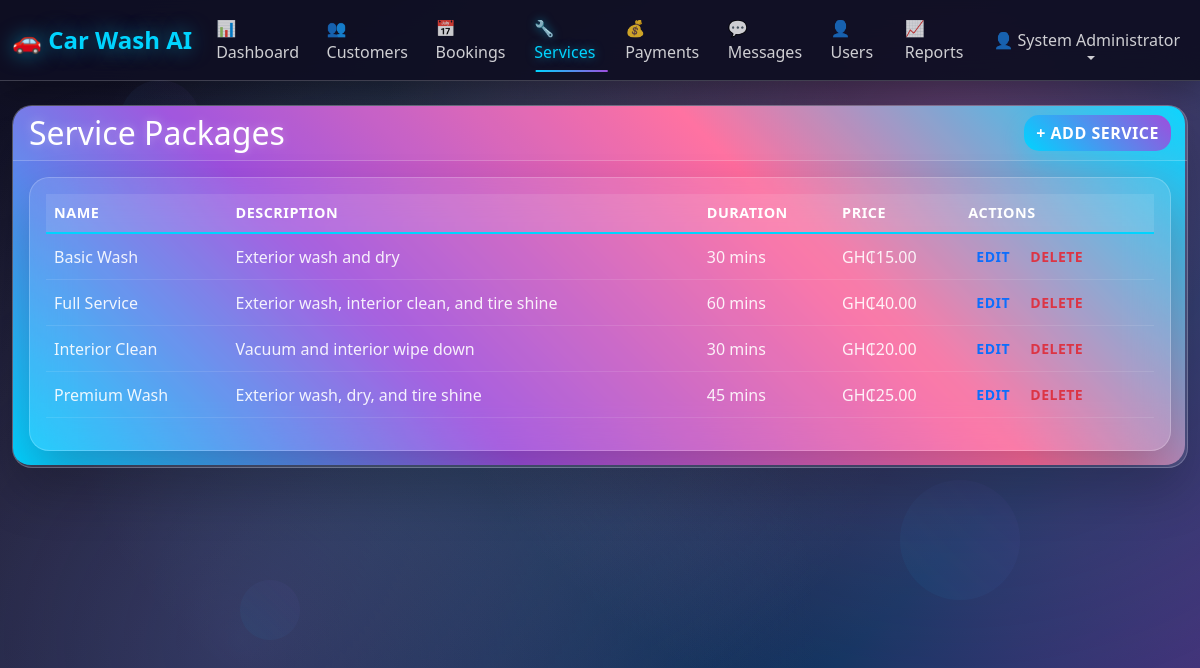
Screenshot of /services.php (signed in) with the database file from the repository.
### tables this page shows
CREATE TABLE services (
    id INT PRIMARY KEY AUTO_INCREMENT,
    service_name VARCHAR(100) NOT NULL,
    description TEXT,
    price DECIMAL(10,2) NOT NULL,
    duration_minutes INT DEFAULT 30,
    is_active BOOLEAN DEFAULT TRUE,
    created_at TIMESTAMP DEFAULT CURRENT_TIMESTAMP,
    updated_at TIMESTAMP DEFAULT CURRENT_TIMESTAMP ON UPDATE CURRENT_TIMESTAMP
);

### config/database.php (called while the page is built, shortened)
<?php
function getDBConnection() {
    try {
        $dsn = "mysql:host=" . DB_HOST . ";port=" . DB_PORT . ";dbname=" . DB_NAME . ";charset=utf8mb4";
        $pdo = new PDO(
            $dsn,
            DB_USER,
            DB_PASS,
            [
                PDO::ATTR_ERRMODE => PDO::ERRMODE_EXCEPTION,
                PDO::ATTR_DEFAULT_FETCH_MODE => PDO::FETCH_ASSOC,
                PDO::ATTR_EMULATE_PREPARES => false
            ]
        );
        return $pdo;
    } catch (PDOException $e) {
        die("Database connection failed: " . $e->getMessage());
    }
}
?>

### includes/auth.php (called while the page is built, shortened)
<?php
class Auth {
    public function isLoggedIn() {
        return isset($_SESSION['logged_in']) && $_SESSION['logged_in'] === true;
    }
    public function isAdmin() {
        return $this->isLoggedIn() && $_SESSION['role'] === 'admin';
    }
    public function getCurrentUser() {
        return [
            'id' => $_SESSION['user_id'],
            'username' => $_SESSION['username'],
            'full_name' => $_SESSION['full_name'],
            'role' => $_SESSION['role'],
            'email' => $_SESSION['email']
        ];
    }
}
$auth = new Auth(getDBConnection());
?>

### includes/init.php (called while the page is built, shortened)
<?php
require_once __DIR__ . '/../config/database.php';
require_once __DIR__ . '/auth.php';
require_once __DIR__ . '/classes/Service.php';
$pdo = getDBConnection();
$service = new Service($pdo);
function formatCurrency($amount) {
    return 'GH₵' . number_format($amount, 2);
}
?>

### includes/classes/Service.php (called while the page is built, shortened)
<?php
class Service {
    private $pdo;
    public function __construct($pdo) {
        $this->pdo = $pdo;
    }
    public function getAll() {
        try {
            $stmt = $this->pdo->prepare("SELECT * FROM services WHERE is_active = 1 ORDER BY service_name");
            $stmt->execute();
            return $stmt->fetchAll();
        } catch (PDOException $e) {
            error_log("Service retrieval error: " . $e->getMessage());
            return false;
        }
    }
}
?>

### services.php (the view, shortened to what this page needs)
<?php
require_once 'includes/init.php';
$auth->requireStaff();
$isAdmin = $auth->isAdmin();
$services = $service->getAll() ?: [];
?>
<!DOCTYPE html>
<html lang="en">
<head>
	<link href="https://cdn.jsdelivr.net/npm/bootstrap@5.1.3/dist/css/bootstrap.min.css" rel="stylesheet">
	<link href="assets/css/ai-modern-theme.css" rel="stylesheet">
	<link href="assets/css/modal-fixes.css" rel="stylesheet">
</head>
<body>
	<div class="floating-elements">
		<div class="floating-element"></div>
		<div class="floating-element"></div>
		<div class="floating-element"></div>
	</div>
	<nav class="navbar navbar-expand-lg navbar-dark">
		<div class="container-fluid">
			<a class="navbar-brand" href="dashboard.php">
				🚗 Car Wash AI
			</a>
			<div class="collapse navbar-collapse" id="navbarNav">
				<ul class="navbar-nav me-auto">
					<li class="nav-item">
						<a class="nav-link" href="dashboard.php">📊 Dashboard</a>
					</li>
					<li class="nav-item">
						<a class="nav-link" href="customers.php">👥 Customers</a>
					</li>
					<li class="nav-item">
						<a class="nav-link" href="bookings.php">📅 Bookings</a>
					</li>
					<li class="nav-item">
						<a class="nav-link active" href="services.php">🔧 Services</a>
					</li>
					<li class="nav-item">
						<a class="nav-link" href="payments.php">💰 Payments</a>
					</li>
					<li class="nav-item">
						<a class="nav-link" href="messages.php">💬 Messages</a>
					</li>
					<?php if ($isAdmin): ?>
					<li class="nav-item">
						<a class="nav-link" href="users.php">👤 Users</a>
					</li>
					<li class="nav-item">
						<a class="nav-link" href="reports.php">📈 Reports</a>
					</li>
					<?php endif; ?>
				</ul>
				<ul class="navbar-nav">
					<li class="nav-item dropdown">
						<a class="nav-link dropdown-toggle" href="#" id="navbarDropdown" role="button" data-bs-toggle="dropdown">
							👤 <?php echo htmlspecialchars($auth->getCurrentUser()['full_name']); ?>
						</a>
					</li>
				</ul>
			</div>
		</div>
	</nav>
	<div class="container-fluid mt-4">
		<div class="row">
			<div class="col-12">
				<div class="card neon-border">
					<div class="card-header">
						<div class="d-flex justify-content-between align-items-center">
							<h2 class="mb-0">Service Packages</h2>
							<?php if ($isAdmin): ?>
							<button class="btn btn-primary" data-bs-toggle="modal" data-bs-target="#serviceModal" data-mode="create">+ Add Service</button>
							<?php endif; ?>
						</div>
					</div>
					<div class="card-body">
				<div class="card glass-card">
					<div class="card-body">
						<div class="table-responsive">
							<table class="table table-hover table-modern">
								<thead>
									<tr>
										<th>Name</th>
										<th>Description</th>
										<th>Duration</th>
										<th>Price</th>
										<?php if ($isAdmin): ?><th>Actions</th><?php endif; ?>
									</tr>
								</thead>
								<tbody>
									<?php foreach ($services as $srv): ?>
									<tr>
										<td><?php echo htmlspecialchars($srv['service_name']); ?></td>
										<td><?php echo htmlspecialchars($srv['description'] ?? ''); ?></td>
										<td><?php echo intval($srv['duration_minutes']); ?> mins</td>
										<td><?php echo formatCurrency($srv['price']); ?></td>
										<?php if ($isAdmin): ?>
										<td>
											<button
												class="btn btn-sm btn-outline-primary"
												data-bs-toggle="modal"
												data-bs-target="#serviceModal"
												data-mode="update"
												data-id="<?php echo $srv['id']; ?>"
												data-name="<?php echo htmlspecialchars($srv['service_name']); ?>"
												data-desc="<?php echo htmlspecialchars($srv['description'] ?? ''); ?>"
												data-price="<?php echo $srv['price']; ?>"
												data-duration="<?php echo $srv['duration_minutes']; ?>"
											>Edit</button>
											<form method="POST" class="d-inline" onsubmit="return confirm('Delete this service?');">
												<button type="submit" class="btn btn-sm btn-outline-danger">Delete</button>
											</form>
										</td>
										<?php endif; ?>
									</tr>
									<?php endforeach; ?>
								</tbody>
							</table>
						</div>
					</div>
				</div>
			</div>
		</div>
	</div>
</body>
</html>

### rows the page displays
services: service_name "Basic Wash", description "Exterior wash and dry", duration_minutes "30", price "GH₵15.00"
services: service_name "Full Service", description "Exterior wash, interior clean, and tire shine", duration_minutes "60", price "GH₵40.00"
services: service_name "Interior Clean", description "Vacuum and interior wipe down", duration_minutes "30", price "GH₵20.00"
services: service_name "Premium Wash", description "Exterior wash, dry, and tire shine", duration_minutes "45", price "GH₵25.00"

### other values shown
$auth->getCurrentUser()['full_name'] "System Administrator"
